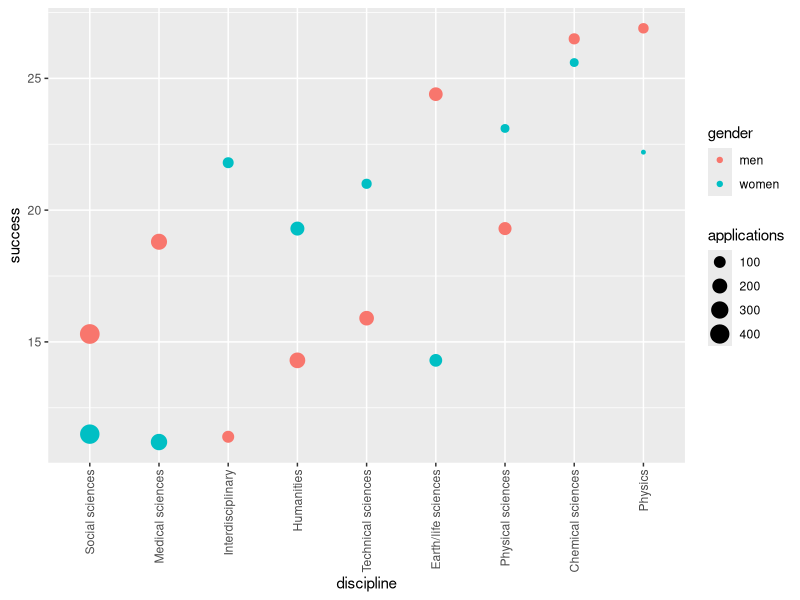
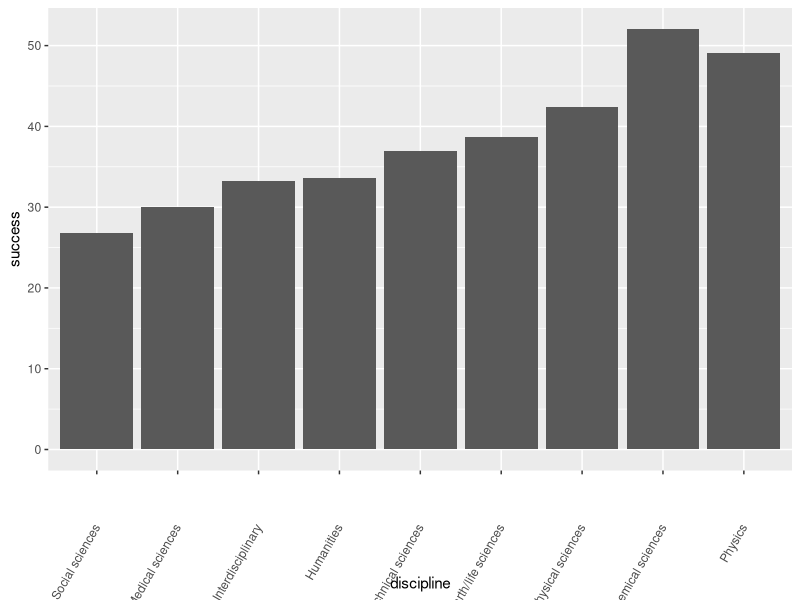

Recreate these plots in R, in order.
## ---- chunk 1
library(tidyverse)
library(dslabs)
data("research_funding_rates")
research_funding_rates
## ---- chunk 2
research_funding_rates %>%
    summarise(men_total = sum(applications_men),
              men_awarded = sum(awards_men),
              men_not_awarded = sum(applications_men) - sum(awards_men),
              women_total = sum(applications_women),
              women_awarded = sum(awards_women),
              women_not_awarded = sum(applications_women) - sum(awards_women)
              )
## ---- chunk 3
research_funding_rates %>%
    summarise(men_award_percent = sum(awards_men) * 100 / sum(applications_men),
              women_award_percent = sum(awards_women) * 100 / sum(applications_women)
    )
## ---- chunk 4
summary_table <- research_funding_rates %>%
    summarise(awarded_men = sum(awards_men),
              not_awarded_men = sum(applications_men) - sum(awards_men),
              awarded_women = sum(awards_women),
              not_awarded_women = sum(applications_women) - sum(awards_women)
              )
two_by_two <- data.frame(awarded = c("no", "yes"), 
                         men = c(summary_table$not_awarded_men, summary_table$awarded_men),
                         women = c(summary_table$not_awarded_women, summary_table$awarded_women))
chisq_test <- two_by_two |> select(-awarded) |> chisq.test()
chisq_test
## ---- chunk 5
dat <- research_funding_rates %>% 
      mutate(discipline = reorder(discipline, success_rates_total)) %>%
      rename(success_total = success_rates_total,
             success_men = success_rates_men,
             success_women = success_rates_women) %>%
      pivot_longer(-discipline) %>%
      separate(name, c("type", "gender")) %>%
      pivot_wider(names_from = type, values_from = value) %>%
      filter(gender != "total")
dat
## ---- chunk 6
dat %>% 
    ggplot(aes(discipline, success, col = gender, size = applications)) +
    geom_point() +
    theme(axis.text.x = element_text(angle = 90, vjust = 0.5, hjust=1))
## ---- chunk 7
dat %>%
    group_by(discipline) %>%
    summarise(total=sum(applications), success=sum(success)) %>%
    ggplot(aes(x=discipline, y=success)) +
    geom_bar(stat="identity") +
    theme(axis.text.x = element_text(angle = 60, vjust = 0.5, hjust=1))
